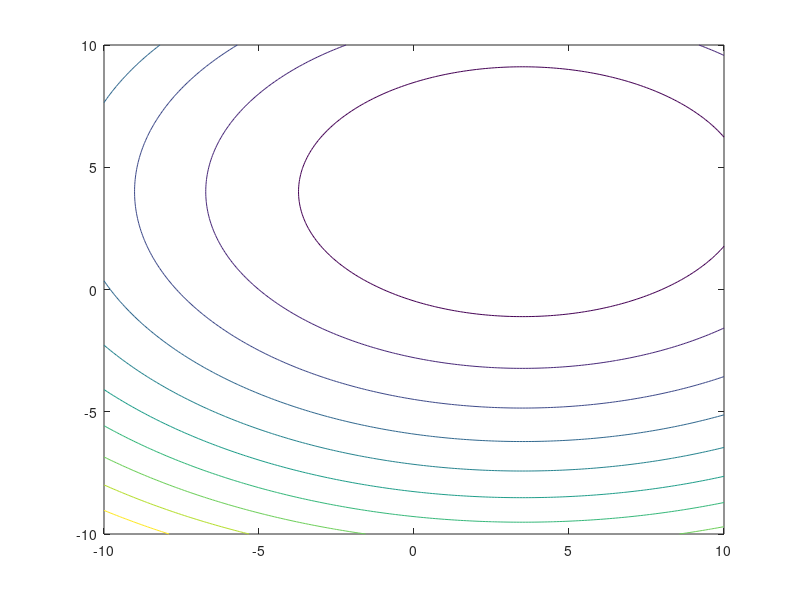

Here is the MATLAB script that generated this plot: (Note: this script raises an error after producing the figure.)
clear all;
close all;
clc;

fun = @(x) 10*(x(1) - 3.5)^2 + 20*(x(2) - 4)^2;
x = -10 : 0.1 : 10;
y = -10 : 0.1 : 10;
[xr, yr] = meshgrid(x, y);

figure(1);
contour(xr, yr, 10.*(xr - 3.5).^2 + 20.*(yr - 4).^2);

[x0, y0] = ginput(1);
hold on;
plot(x0, y0, 'r*');


currPos = [x0; y0];
I = [1 0 -1 0; 0 1 0 -1]; % 4 direction matrix
L = 0.5;
MaxIter = 1000;
tempFvals = [];
tempCords = [];
allCords = [currPos(1), currPos(2), fun(currPos)];
direction = 1;

for i = 1 : MaxIter
    temp = currPos + L * I(:, direction);
    
    if fun(temp) < fun(currPos)
       currPos = temp;
       allCords = [allCords; currPos(1), currPos(2), fun(currPos)];
       plot(currPos(1), currPos(2), '*g');
    else
        direction = mod(direction + 1, 4);
        if direction == 0
            direction = 1;
        end
    end
end

plot(allCords(:, 1), allCords(:, 2));

figure(2);
mesh(xr, yr, 10.*(xr - 3.5).^2 + 20.*(yr - 4).^2);
hold on;
plot3(allCords(1, 1), allCords(1, 2), allCords(1, 3), '*g');
plot3(allCords(:, 1), allCords(:, 2), allCords(:, 3), '-b');
plot3(allCords(size(allCords, 1), 1), allCords(size(allCords, 1), 2), allCords(size(allCords, 1), 3), '*r')
